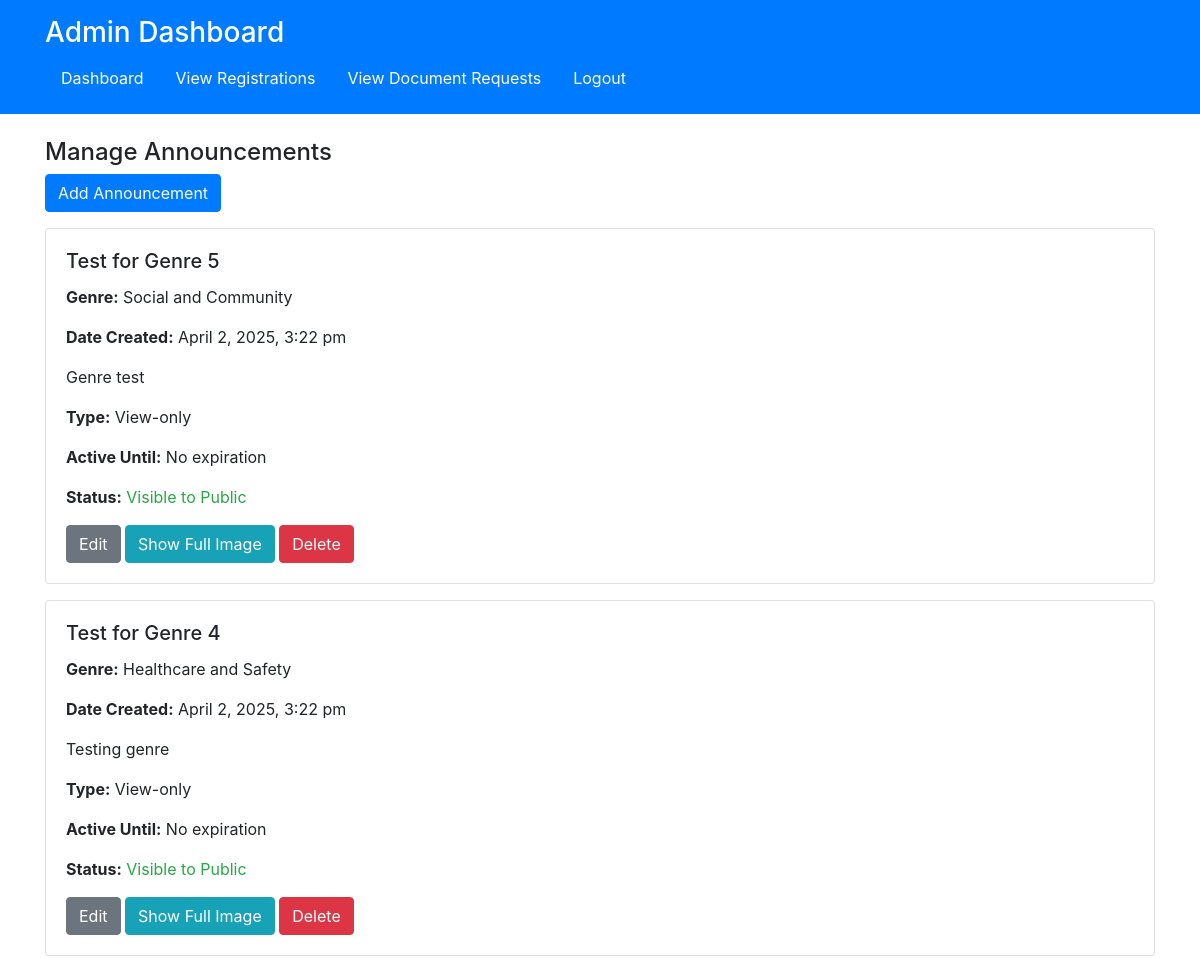
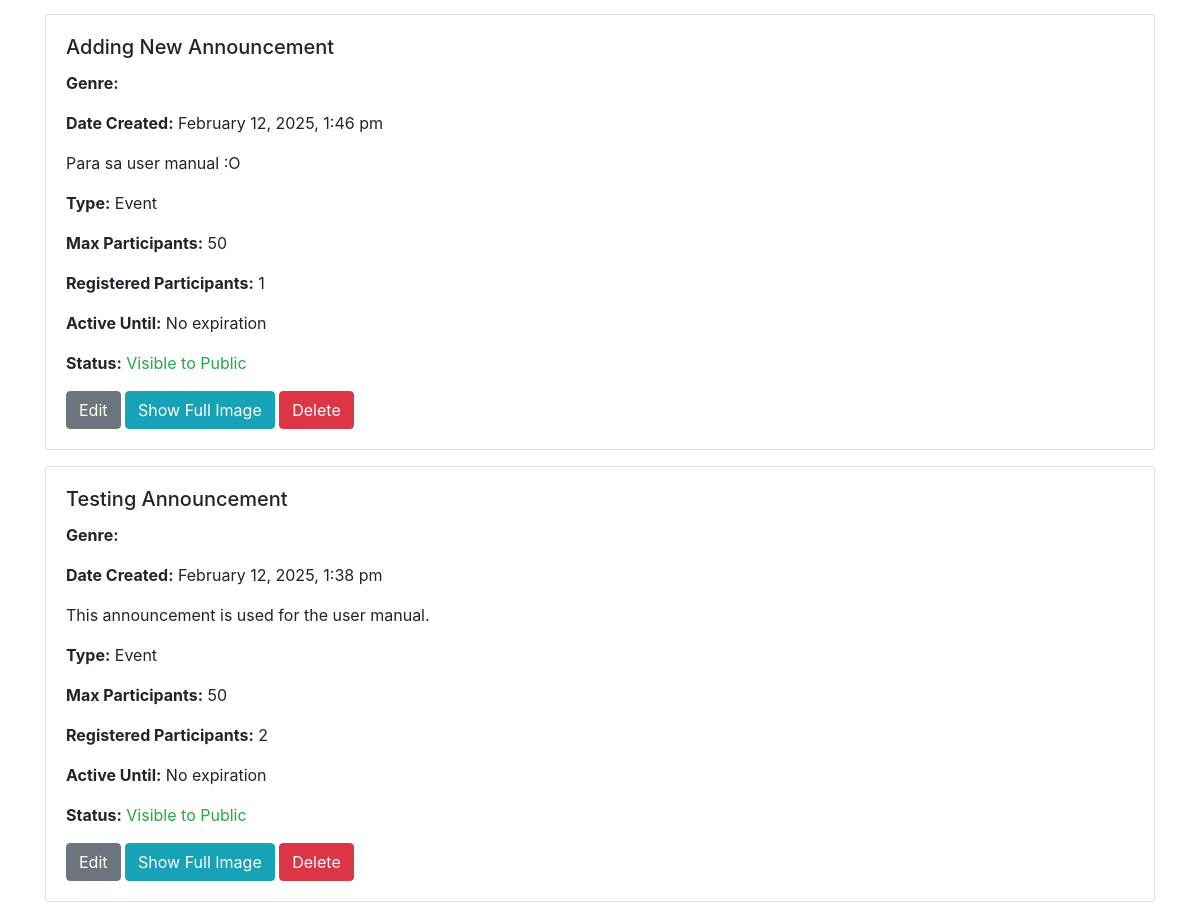
The app's page /admin_dashboard.php (signed in), older data (2 pictures, top to bottom).
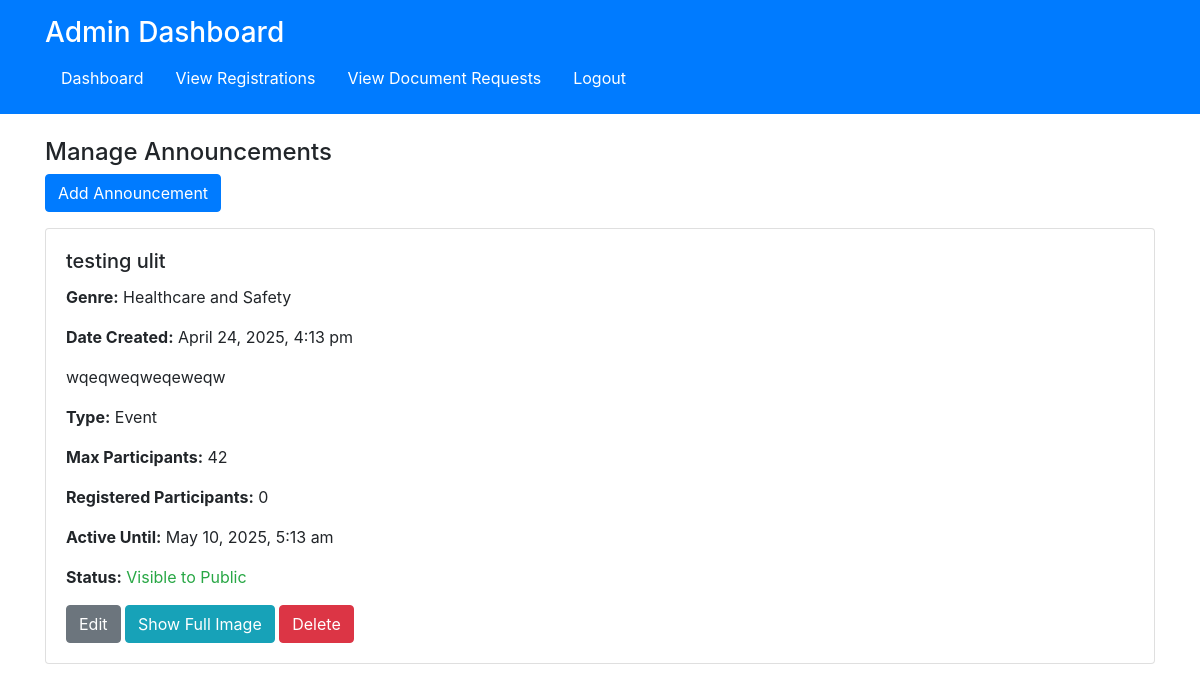
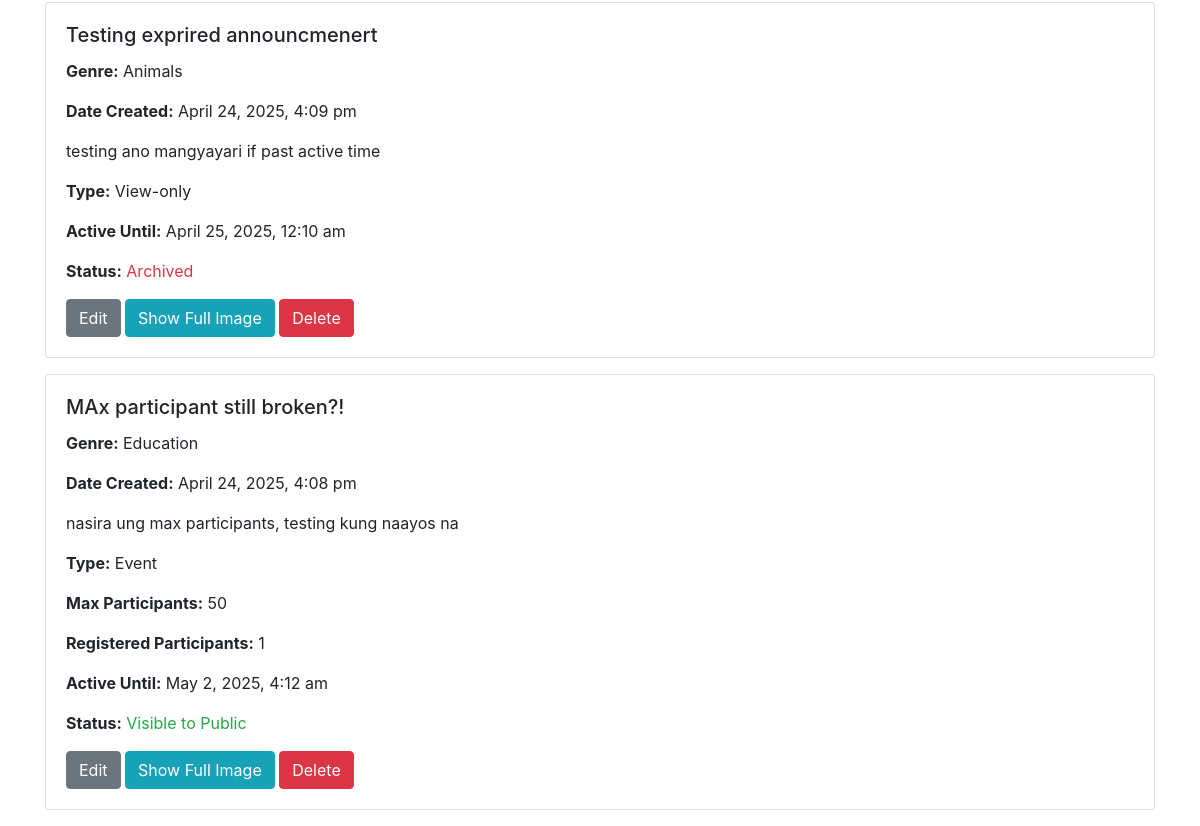
The same page, newer data (2 pictures, top to bottom).
### tables this page shows
CREATE TABLE `announcements` (
  `id` int(11) NOT NULL,
  `title` varchar(255) NOT NULL,
  `content` text NOT NULL,
  `type` enum('view-only','event') NOT NULL,
  `max_participants` int(11) DEFAULT NULL,
  `created_at` timestamp NOT NULL DEFAULT current_timestamp(),
  `registered_participants` int(11) DEFAULT 0,
  `image_path` varchar(255) DEFAULT NULL,
  `genre` varchar(255) NOT NULL,
  `active_until` datetime DEFAULT NULL,
  `is_active` tinyint(1) DEFAULT 1
);

### admin_dashboard.php (the view, shortened to what this page needs)
<?php
include 'db.php';
$sql = "SELECT * FROM announcements ORDER BY created_at DESC";
$result = $conn->query($sql);
?>
<!DOCTYPE html>
<html lang="en">
<head>
    <link href="https://stackpath.bootstrapcdn.com/bootstrap/4.5.2/css/bootstrap.min.css" rel="stylesheet">
</head>
<body>
    <header class="bg-primary text-white p-3">
        <div class="container">
            <h1 class="h3">Admin Dashboard</h1>
            <nav class="nav">
                <a class="nav-link text-white" href="admin_dashboard.php">Dashboard</a>
                <a class="nav-link text-white" href="view_registrations.php">View Registrations</a>
                <a class="nav-link text-white" href="view_document_requests.php">View Document Requests</a>
                <a class="nav-link text-white" href="logout.php">Logout</a>
            </nav>
        </div>
    </header>
    <main class="container mt-4">
        <section id="announcements">
            <h2 class="h4">Manage Announcements</h2>
            <button class="btn btn-primary mb-3" onclick="location.href='add_announcement.php'">Add Announcement</button>
            <?php while ($row = $result->fetch_assoc()): ?>
                <div class="card mb-3">
                    <div class="card-body">
                        <h5 class="card-title"><?php echo htmlspecialchars($row['title']); ?></h5>
                        <p class="card-text"><strong>Genre:</strong> <?php echo htmlspecialchars($row['genre']); ?></p>
                        <p class="card-text"><strong>Date Created:</strong> <?php echo date("F j, Y, g:i a", strtotime($row['created_at'])); ?></p>
                        <p class="card-text"><?php echo nl2br(htmlspecialchars($row['content'])); ?></p>
                        <p class="card-text"><strong>Type:</strong> <?php echo ucfirst($row['type']); ?></p>
                        <?php if ($row['type'] === "event"): ?>
                            <p class="card-text"><strong>Max Participants:</strong> <?php echo $row['max_participants']; ?></p>
                            <p class="card-text"><strong>Registered Participants:</strong> <?php echo $row['registered_participants']; ?></p>
                        <?php endif; ?>
                        <p class="card-text"><strong>Active Until:</strong>
                            <?php echo $row['active_until'] ? date("F j, Y, g:i a", strtotime($row['active_until'])) : 'No expiration'; ?>
                        </p>
                        <p class="card-text"><strong>Status:</strong>
                            <?php echo $row['is_active'] ? '<span class="text-success">Visible to Public</span>' : '<span class="text-danger">Archived</span>'; ?>
                        </p>
                        <button class="btn btn-secondary" onclick="location.href='edit_announcement.php?id=<?php echo $row['id']; ?>'">Edit</button>
                        <button class="btn btn-info" onclick="showFullImage('<?php echo htmlspecialchars($row['image_path'] ?? 'uploads/default.jpg'); ?>')">Show Full Image</button>
                        <button class="btn btn-danger" onclick="deleteAnnouncement(<?php echo $row['id']; ?>)">Delete</button>
                    </div>
                </div>
            <?php endwhile; ?>
        </section>
    </main>
</body>
</html>

Row changes from the older to the newer data that the page shows:
removed announcements: title "Test for Genre 5", genre "Social and Community", created_at "April 2, 2025, 3:22 pm", content "Genre test", type "View-only", shows "No expiration", is_active "Visible to Public"
removed announcements: title "Test for Genre 4", genre "Healthcare and Safety", created_at "April 2, 2025, 3:22 pm", content "Testing genre", type "View-only", shows "No expiration", is_active "Visible to Public"
removed announcements: title "Adding New Announcement", created_at "February 12, 2025, 1:46 pm", content "Para sa user manual :O", type "Event", max_participants "50", registered_participants "1", shows "No expiration", is_active "Visible to Public"
removed announcements: title "Testing Announcement", created_at "February 12, 2025, 1:38 pm", content "This announcement is used for the user manual.", type "Event", max_participants "50", registered_participants "2", shows "No expiration", is_active "Visible to Public"
added announcements: title "testing ulit", genre "Healthcare and Safety", created_at "April 24, 2025, 4:13 pm", content "wqeqweqweqeweqw", type "Event", max_participants "42", registered_participants "0", active_until "May 10, 2025, 5:13 am", is_active "Visible to Public"
added announcements: title "Testing exprired announcmenert", genre "Animals", created_at "April 24, 2025, 4:09 pm", content "testing ano mangyayari if past active time", type "View-only", active_until "April 25, 2025, 12:10 am", is_active "Archived"
added announcements: title "MAx participant still broken?!", genre "Education", created_at "April 24, 2025, 4:08 pm", content "nasira ung max participants, testing kung naayos na", type "Event", max_participants "50", registered_participants "1", active_until "May 2, 2025, 4:12 am", is_active "Visible to Public"
